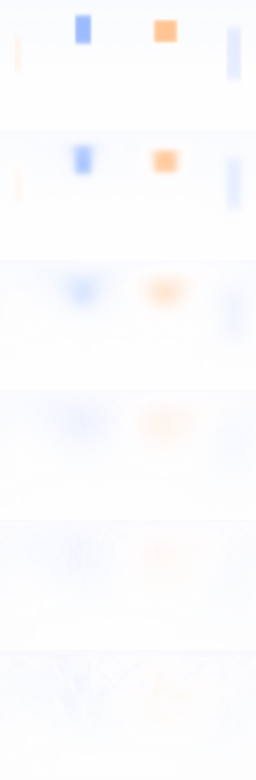
#> input picture tools/loom_fidelity_v4/fixtures/ibl-prefilter.png, 256 x 780 px
$ python smoke.py
#> lines starting #> are read from the running program, lines starting #| are printed output that depends on the picture; after the words box and inside, x2 and y2 are one past the last pixel; in counts of white or black regions, pixels touching at a corner belong together
### tools/loom_fidelity_v4/fidelity_contract.py
"""Reusable, fail-closed fidelity predicates. Models do not assign numeric grades."""
import math,hashlib
import numpy as np
class FidelityError(RuntimeError):pass
def need(value,code):
 if not value:raise FidelityError(code)
def bake_binding(receipt,actual):
 need(receipt['schema']=='loomsong.radiance/4','BAKE_SCHEMA')
 for key in ['scene_sha256','baker_sha256','proxy_baker_sha256']:need(receipt['binding'][key]==actual[key],'STALE_BAKE:'+key)
 need(set(receipt['outputs'])==set(actual['outputs']),'BAKE_OUTPUT_COVERAGE')
 for key,digest in receipt['outputs'].items():need(digest==actual['outputs'][key],'BAKE_OUTPUT_HASH:'+key)
def atlas_layout(a):
 need(a.shape==(780,256,4),'PREFILTER_LAYOUT')
 need(np.all(a[:,:,3]>0),'RGBM_ZERO_MULTIPLIER')
 for i in range(6):
  tile=a[i*130:(i+1)*130]
  need(np.array_equal(tile[0],tile[1]) and np.array_equal(tile[-1],tile[-2]),'PREFILTER_GUTTER')
 decoded=a[:,:,:3].astype(float)/255*a[:,:,3:4]/255*16
 need(decoded.max()>2 and decoded.max()<16,'HDR_RANGE')
 need(np.mean(abs(decoded[1:129]-decoded[651:779]))>.015,'ROUGHNESS_LEVELS_IDENTICAL')
 return {'decoded_peak':float(decoded.max()),'level_difference':float(np.mean(abs(decoded[1:129]-decoded[651:779])))}
def dfg_reference(nv,r,count=256):
 a=r*r;k=a/2;vx=math.sqrt(1-nv*nv);A=B=0.
 for i in range(count):
  bits=i;u=0.;scale=.5
  while bits:u+=(bits%2)*scale;bits//=2;scale/=2
  phi=2*math.pi*(i+.5)/count;hz=math.sqrt((1-u)/(1+(a*a-1)*u));hx=math.sqrt(1-hz*hz)*math.cos(phi)
  vh=max(vx*hx+nv*hz,0);nl=max(2*vh*hz-nv,0)
  if nl<=0:continue
  gv=nv/(nv*(1-k)+k);gl=nl/(nl*(1-k)+k);vis=gv*gl*vh/max(hz*nv,1e-8);f=(1-vh)**5;A+=(1-f)*vis;B+=f*vis
 return np.array([A/count,B/count])
def brdf_table(a):
 need(a.shape==(128,128,3),'BRDF_LAYOUT');errors=[]
 for y in [3,19,47,89,122]:
  for x in [5,23,60,96,125]:errors.append(float(np.max(abs(a[y,x,:2]/255-dfg_reference((x+.5)/128,(y+.5)/128)))))
 need(max(errors)<=.0021,'BRDF_REFERENCE_MISMATCH');return {'probes':len(errors),'maximum_linear_error':max(errors)}
def texture_contract(tree):
 keys=['u_environment','u_shadowmap','u_prefilter','u_irradiance','u_brdf','u_material','u_params']
 for key in keys:
  nodes=tree.findall('.//ImageTexture[@DEF="Shared_'+key+'"]');need(len(nodes)==1,'SHARED_TEXTURE_OWNER:'+key)
  tp=nodes[0].find('TextureProperties');need(tp is not None and tp.get('generateMipMaps')=='false','DATA_TEXTURE_MIP_BLEED:'+key)
  url=nodes[0].get('url');need(len([n for n in tree.iter('ImageTexture') if n.get('url')==url])==1,'DUPLICATE_TEXTURE_ALLOCATION:'+key)
  need(len(tree.findall('.//ImageTexture[@USE="Shared_'+key+'"]'))>=2,'TEXTURE_NOT_SHARED:'+key)
 return {'shared_textures':len(keys),'mipmaps':'disabled on packed/data maps'}
def profile_contract(p):
 need(p['schema']=='loomsong.profile/4','PROFILE_SCHEMA')
 for name in ['draw_intervals','cpu_display_submission','cpu_scene_update','gpu']:
  s=p[name];need(type(s['samples']) is int and s['samples']>=0,'PROFILE_SAMPLE_COUNT')
  values=[s[k] for k in ['median_ms','p95_ms','p99_ms']]
  if s['samples']==0:need(all(v is None for v in values),'UNKNOWN_IS_NOT_ZERO')
  else:need(all(type(v) in [float,int] and math.isfinite(v) and v>=0 for v in values),'NONFINITE_PROFILE');need(values==sorted(values),'PROFILE_QUANTILES')
 if not p['gpu']['available']:need(p['gpu']['samples']==0,'UNAVAILABLE_GPU_MEASURED')
 return True
def camera_handoff(before,after,tolerance=1e-6):
 for key in ['position','target']:
  need(len(before[key])==len(after[key])==3,'CAMERA_VECTOR')
  need(all(math.isfinite(x) for x in before[key]+after[key]),'CAMERA_FINITE')
  need(max(abs(a-b) for a,b in zip(before[key],after[key]))<=tolerance,'CAMERA_HANDOFF_JUMP')
 need(abs(before['fieldOfView']-after['fieldOfView'])<=tolerance,'CAMERA_HANDOFF_LENS')
 return True

### tools/loom_fidelity_v4/smoke.py
from pathlib import Path
import copy,json,xml.etree.ElementTree as E
import numpy as np
from PIL import Image
from fidelity_contract import *
R=Path(__file__).resolve().parent
atlas=np.array(Image.open(R/'fixtures/ibl-prefilter.png'));lut=np.array(Image.open(R/'fixtures/brdf-lut.png'));atlas_layout(atlas);brdf_table(lut)
#> further down, atlas is the input picture: shape (780, 256, 4); mean R, G, B, A 117.8, 137.6, 214.5, 7.3
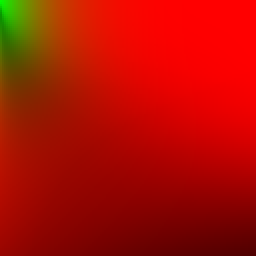
#> input picture tools/loom_fidelity_v4/fixtures/brdf-lut.png, 128 x 128 px (shown 2 times larger)
#> further down, lut is the input picture: shape (128, 128, 3); mean R, G, B 176.3, 14.2, 0
#> the loop in atlas_layout, `for i in range(6):` made 6 passes
#> pass 1, in atlas_layout, `tile=a[i*130:(i+1)*130]`:
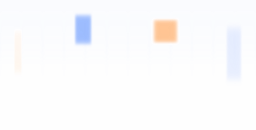
#> tile: shape (130, 256, 4); mean R, G, B, A 89.3, 124.1, 215.9, 7.7; transparent parts drawn white
#> pass 3, in atlas_layout, `tile=a[i*130:(i+1)*130]`:
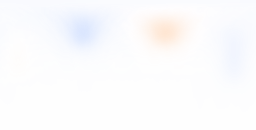
#> tile: shape (130, 256, 4); mean R, G, B, A 117.3, 136.5, 212.7, 7.5; transparent parts drawn white
#> in atlas_layout, `decoded=a[:,:,:3].astype(float)/255*a[:,:,3:4]/255*16`:
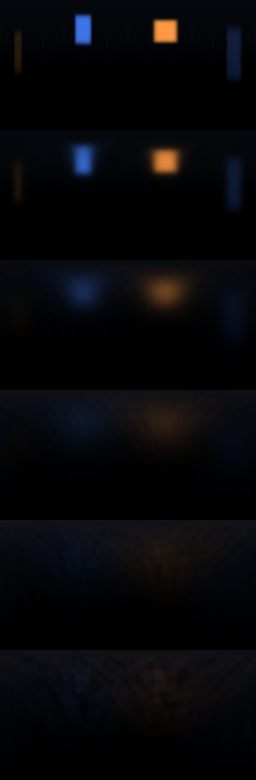
#> decoded: shape (780, 256, 3) float64; mean R, G, B 0.271, 0.275, 0.372; drawn with min black and max white
#> the loop in brdf_table, `for y in [3,19,47,89,122]:` made 5 passes
#> after the loop in brdf_table, `for y in [3,19,47,89,122]:`: errors = 25 values, max 0.00192 at index 13, min 1.2e-05 at index 4, mean 0.00116
keys=['u_environment','u_shadowmap','u_prefilter','u_irradiance','u_brdf','u_material','u_params'];tree=E.Element('SyntheticTextureGraph')
for key in keys:
 n=E.SubElement(tree,'ImageTexture',DEF='Shared_'+key,url=key);E.SubElement(n,'TextureProperties',generateMipMaps='false')
 for i in range(2):E.SubElement(tree,'ImageTexture',USE='Shared_'+key)
texture_contract(tree)
empty={'samples':0,'median_ms':None,'p95_ms':None,'p99_ms':None};profile={'schema':'loomsong.profile/4',**{k:dict(empty) for k in ['draw_intervals','cpu_display_submission','cpu_scene_update']},'gpu':{**empty,'available':False}};profile_contract(profile)
camera={'position':[1.,2.,3.],'target':[0.,0.,0.],'fieldOfView':.6};camera_handoff(camera,camera)
receipt={'schema':'loomsong.radiance/4','binding':{'scene_sha256':'a'*64,'baker_sha256':'b'*64,'proxy_baker_sha256':'c'*64},'outputs':{'texture':'d'*64}};actual={**receipt['binding'],'outputs':dict(receipt['outputs'])};bake_binding(receipt,actual)
caught=[]
def reject(name,fn):
 try:fn()
 except FidelityError as e:caught.append({'case':name,'diagnostic':str(e)});return
 raise RuntimeError('SURVIVING_CONTROL:'+name)
bad=copy.deepcopy(receipt);bad['binding']['scene_sha256']='0'*64;reject('stale bake',lambda:bake_binding(bad,actual))
reject('white BRDF',lambda:brdf_table(np.full_like(lut,255)));reject('black BRDF',lambda:brdf_table(np.zeros_like(lut)))
#> the loop in brdf_table (call 2), `for y in [3,19,47,89,122]:` made 5 passes
bad=atlas.copy();bad[:,:,3]=0;reject('missing RGBM multiplier',lambda:atlas_layout(bad))
reject('identical roughness levels',lambda:atlas_layout(np.concatenate([atlas[:130]]*6)))
#> in atlas_layout (call 3), `decoded=a[:,:,:3].astype(float)/255*a[:,:,3:4]/255*16`:
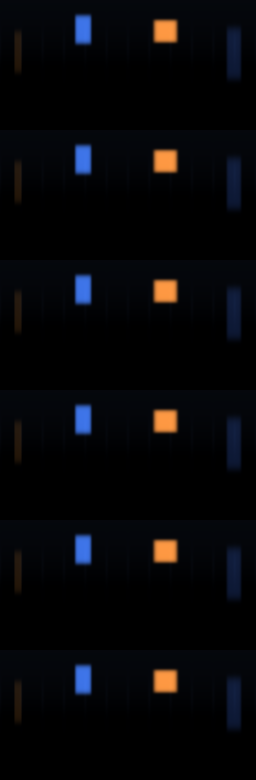
#> decoded: shape (780, 256, 3) float64; mean of channels 0, 1, 2 0.256, 0.263, 0.361; drawn with min black and max white
bad=atlas.copy();bad[0,10,0]^=255;reject('bad atlas gutter',lambda:atlas_layout(bad))
#> after `bad[0, 10, 0] ^= 255`: bad: shape (780, 256, 4); under 0.01% of pixels changed, all inside (x1, y1, x2, y2) = (10, 0, 11, 1)
bad=copy.deepcopy(tree);bad.find('.//TextureProperties').set('generateMipMaps','true');reject('mip bleed',lambda:texture_contract(bad))
bad=copy.deepcopy(tree);n=copy.deepcopy(bad.find('.//ImageTexture'));n.set('DEF','Duplicate');bad.append(n);reject('duplicate owner',lambda:texture_contract(bad))
bad=copy.deepcopy(profile);bad['gpu']['median_ms']=0;reject('unknown is zero',lambda:profile_contract(bad))
bad=copy.deepcopy(profile);bad['gpu'].update(samples=2,median_ms=1,p95_ms=2,p99_ms=3);reject('unavailable timing',lambda:profile_contract(bad))
bad=copy.deepcopy(camera);bad['position'][0]+=.2;reject('pose jump',lambda:camera_handoff(camera,bad))
bad=copy.deepcopy(camera);bad['fieldOfView']=.9;reject('lens jump',lambda:camera_handoff(camera,bad))
need(len(caught)==12,'CONTROL_COUNT');print(json.dumps({'status':'pass','negative_controls':caught,'optimized':not __debug__,'scope':'Production numeric and structural predicates; synthetic profile/binding/graph controls are not hardware or renderer runs.'}))
#> (printed output is left out)
